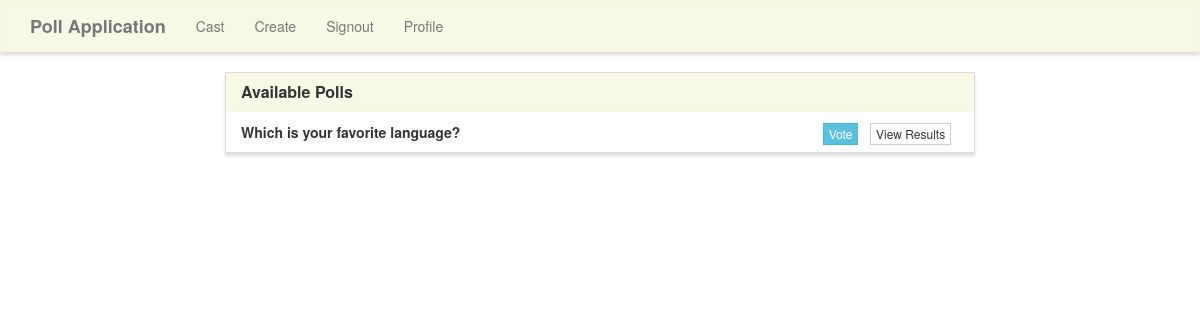
Page /cast on the earlier database version.
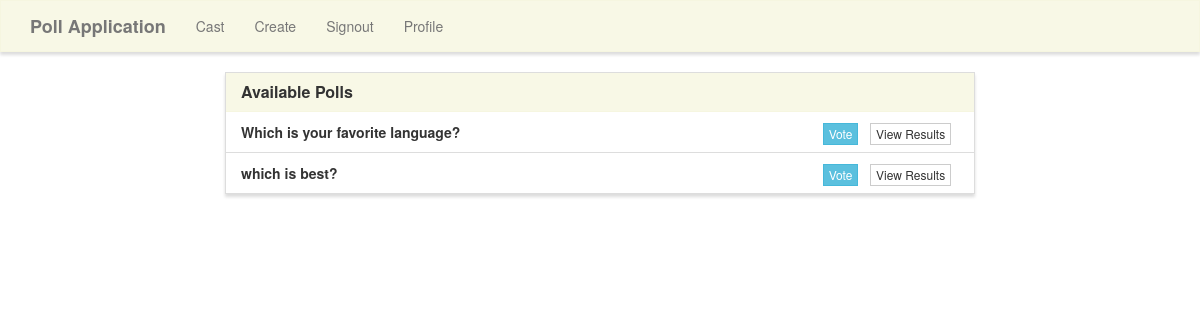
Same page on the later database version.
### poll/models.py (models this page shows, shortened)
class Poll(models.Model):
    question = models.TextField()
    option_one = models.CharField(max_length=30)
    option_two = models.CharField(max_length=30)
    option_three = models.CharField(max_length=30)
    option_four = models.CharField(max_length=30)
    option_one_count = models.IntegerField(default=0)
    option_two_count = models.IntegerField(default=0)
    option_three_count = models.IntegerField(default=0)
    option_four_count = models.IntegerField(default=0)

### poll/views.py (the view)
# urls.py: path('cast', poll_views.cast, name='cast'),
def cast(request):
    polls = Poll.objects.all()
    context = {
        'polls' : polls
    }
    return render(request, 'poll/cast.html', context)

### poll/templates/poll/cast.html (shortened to what this page needs)
{% extends "poll/base.html" %}
{% block main %}
<div class="row">
    <div class="col-lg-8 col-lg-offset-2">
        <div class="panel panel-default">
            <div class="panel-heading">
                <h3 class="panel-title">Available Polls</h3>
            </div>
            <ul class="list-group">
                {% for poll in polls %}
                <li class="list-group-item">
                    <strong>{{ poll.question }}</strong>
                    <span class="pull-right">
                        <a href="{% url 'vote' poll.id %}" class="btn btn-info btn-xs">Vote</a> &nbsp;
                        <a href="{% url 'results' poll.id %}" class="btn btn-default btn-xs">View Results</a> &nbsp;
                    </span>
                </li>
                {% endfor %}
            </ul>
        </div>
    </div>
</div>
{% endblock %}

Differences in the rows shown:
added Poll: question "which is best?"
